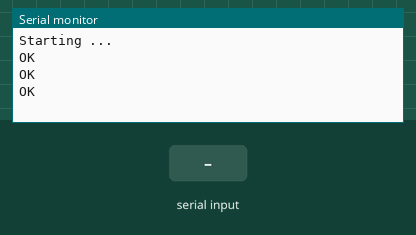
The sketch below on a simulated Arduino Uno, built with avr-gcc and run on an emulated ATmega328P. Parts: the last lines printed to the serial monitor. The inputs (shaded band) are chosen by the test bench. The modem accepts every AT command (registered, SIM ready, sends succeed) and sends nothing else.

Above: at 1.2 s.
1.3 s: "BAUD8\n" received over the second serial link
At 2.3 s:
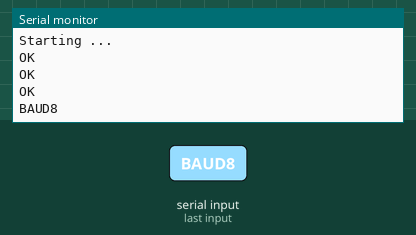
2.8 s: "1" received over the second serial link
At 3.5 s:
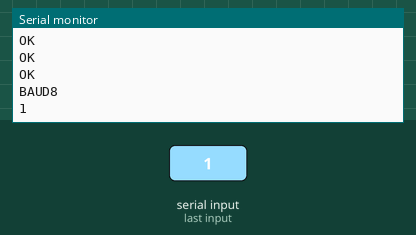

Measured:
- after the input at 1.3 s, the serial monitor: prints a new line at once (image 1)
- after the input at 2.8 s, the serial monitor: prints a new line at once (image 2)

The sketch:

bt_test.ino
```cpp
#include <SoftwareSerial.h>
SoftwareSerial BTserial(10, 11); // RX (TXD) | TX (RXD)


void AT(const String cmd){
  BTserial.write("AT+");
  BTserial.print(cmd);
  BTserial.write("\r\n"); // sur HC-05, terminer par \r\n
  /*
  int i = 0;
  while(!BTserial.available() && i < 5){
    delay(1000);
    i++;
  }
  if(i == 5){
    Serial.write(BTserial.read());
  }else{
    Serial.print( BTserial.readString() );  // afficher sur console ce qui est lu sur BT
  }
  */

}
void setup()
{
    pinMode(10, INPUT);
    pinMode(11, OUTPUT);
    Serial.begin(9600);
    Serial.println("Starting ...");
    BTserial.begin(9600);


    BTserial.write("AT+BAUD4");
      BTserial.write("\r\n");

    BTserial.write("AT");
      BTserial.write("\r\n");
     BTserial.write("AT+VERSION");
      BTserial.write("\r\n"); // sur HC-05, terminer par \r\n
    /*
    AT("");
    AT("VERSION");
    AT("NAMEArduino");
    AT("BAUD8");
    */
}
void loop()
{


    // Keep reading from HC-06 and send to Arduino Serial Monitor
    if (BTserial.available())
    {
        //String command = BTserial.readString();
        Serial.write(BTserial.read());
    }

    // Keep reading from Arduino Serial Monitor and send to HC-06
    if (Serial.available())
    {
        BTserial.write(Serial.read());

    }


}
```
